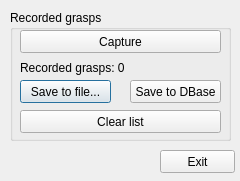
<ui version="4.0" >
 <class>GraspCaptureDlgUI</class>
 <widget class="QDialog" name="GraspCaptureDlgUI" >
  <property name="geometry" >
   <rect>
    <x>0</x>
    <y>0</y>
    <width>240</width>
    <height>181</height>
   </rect>
  </property>
  <property name="windowTitle" >
   <string>Grasp capture</string>
  </property>
  <widget class="QGroupBox" name="groupBox_2" >
   <property name="geometry" >
    <rect>
     <x>10</x>
     <y>10</y>
     <width>221</width>
     <height>131</height>
    </rect>
   </property>
   <property name="title" >
    <string>Recorded grasps</string>
   </property>
   <widget class="QLabel" name="recordedGraspsLabel" >
    <property name="geometry" >
     <rect>
      <x>10</x>
      <y>50</y>
      <width>151</width>
      <height>16</height>
     </rect>
    </property>
    <property name="text" >
     <string>Recorded grasps: 0</string>
    </property>
   </widget>
   <widget class="QPushButton" name="saveToFileButton" >
    <property name="geometry" >
     <rect>
      <x>10</x>
      <y>70</y>
      <width>91</width>
      <height>23</height>
     </rect>
    </property>
    <property name="text" >
     <string>Save to file...</string>
    </property>
   </widget>
   <widget class="QPushButton" name="saveToDBaseButton" >
    <property name="geometry" >
     <rect>
      <x>120</x>
      <y>70</y>
      <width>91</width>
      <height>23</height>
     </rect>
    </property>
    <property name="text" >
     <string>Save to DBase</string>
    </property>
   </widget>
   <widget class="QPushButton" name="clearListButton" >
    <property name="geometry" >
     <rect>
      <x>10</x>
      <y>100</y>
      <width>201</width>
      <height>23</height>
     </rect>
    </property>
    <property name="text" >
     <string>Clear list</string>
    </property>
   </widget>
   <widget class="QPushButton" name="captureButton" >
    <property name="geometry" >
     <rect>
      <x>10</x>
      <y>20</y>
      <width>201</width>
      <height>23</height>
     </rect>
    </property>
    <property name="text" >
     <string>Capture</string>
    </property>
   </widget>
  </widget>
  <widget class="QPushButton" name="exitButton" >
   <property name="geometry" >
    <rect>
     <x>160</x>
     <y>150</y>
     <width>75</width>
     <height>23</height>
    </rect>
   </property>
   <property name="text" >
    <string>Exit</string>
   </property>
  </widget>
 </widget>
 <resources/>
 <connections/>
</ui>
